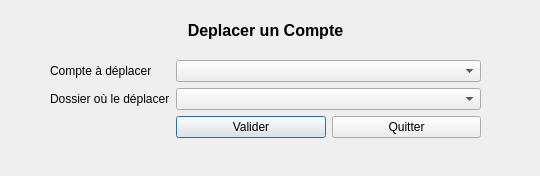
<?xml version="1.0" encoding="UTF-8"?>
<ui version="4.0">
 <class>deplacercompte</class>
 <widget class="QDialog" name="deplacercompte">
  <property name="geometry">
   <rect>
    <x>0</x>
    <y>0</y>
    <width>540</width>
    <height>176</height>
   </rect>
  </property>
  <property name="windowTitle">
   <string>Dialog</string>
  </property>
  <widget class="QLabel" name="label">
   <property name="geometry">
    <rect>
     <x>40</x>
     <y>20</y>
     <width>451</width>
     <height>20</height>
    </rect>
   </property>
   <property name="font">
    <font>
     <pointsize>12</pointsize>
     <weight>75</weight>
     <bold>true</bold>
    </font>
   </property>
   <property name="text">
    <string>Deplacer un Compte</string>
   </property>
   <property name="alignment">
    <set>Qt::AlignCenter</set>
   </property>
  </widget>
  <widget class="QWidget" name="formLayoutWidget">
   <property name="geometry">
    <rect>
     <x>50</x>
     <y>60</y>
     <width>431</width>
     <height>101</height>
    </rect>
   </property>
   <layout class="QFormLayout" name="formLayout">
    <item row="0" column="0">
     <widget class="QLabel" name="compteLabel">
      <property name="text">
       <string>Compte à déplacer</string>
      </property>
     </widget>
    </item>
    <item row="0" column="1">
     <widget class="QComboBox" name="compteDeroulant"/>
    </item>
    <item row="1" column="0">
     <widget class="QLabel" name="pereLabel">
      <property name="text">
       <string>Dossier où le déplacer</string>
      </property>
     </widget>
    </item>
    <item row="1" column="1">
     <widget class="QComboBox" name="pereDeroulant"/>
    </item>
    <item row="2" column="1">
     <layout class="QHBoxLayout" name="horizontalLayout">
      <item>
       <widget class="QPushButton" name="Valider">
        <property name="text">
         <string>Valider</string>
        </property>
        <property name="icon">
         <iconset resource="ressources.qrc">
          <normaloff>:/ressources/deplacement.png</normaloff>:/ressources/deplacement.png</iconset>
        </property>
       </widget>
      </item>
      <item>
       <widget class="QPushButton" name="Quitter">
        <property name="text">
         <string>Quitter</string>
        </property>
       </widget>
      </item>
     </layout>
    </item>
   </layout>
  </widget>
 </widget>
 <resources>
  <include location="ressources.qrc"/>
 </resources>
 <connections/>
</ui>
